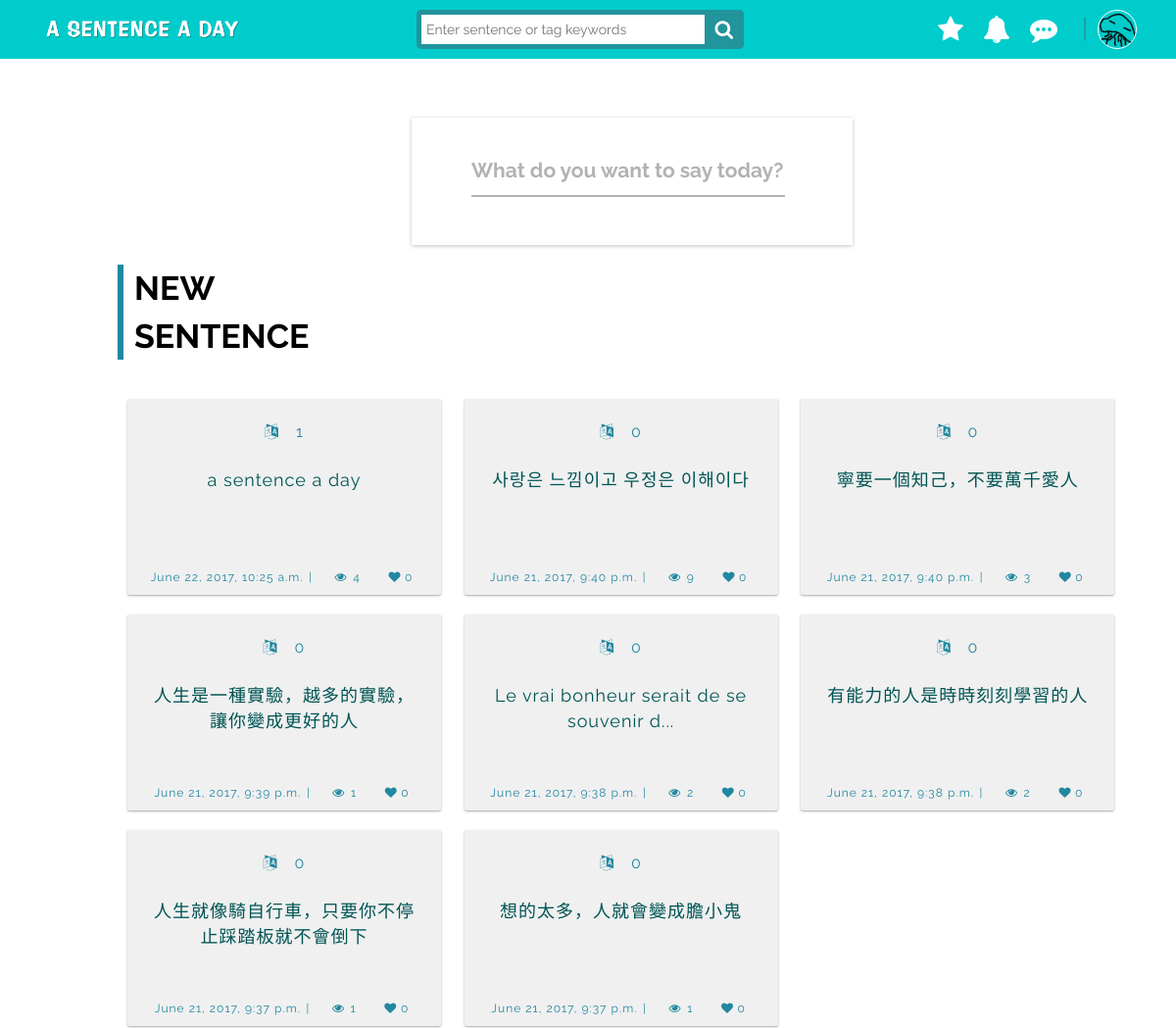
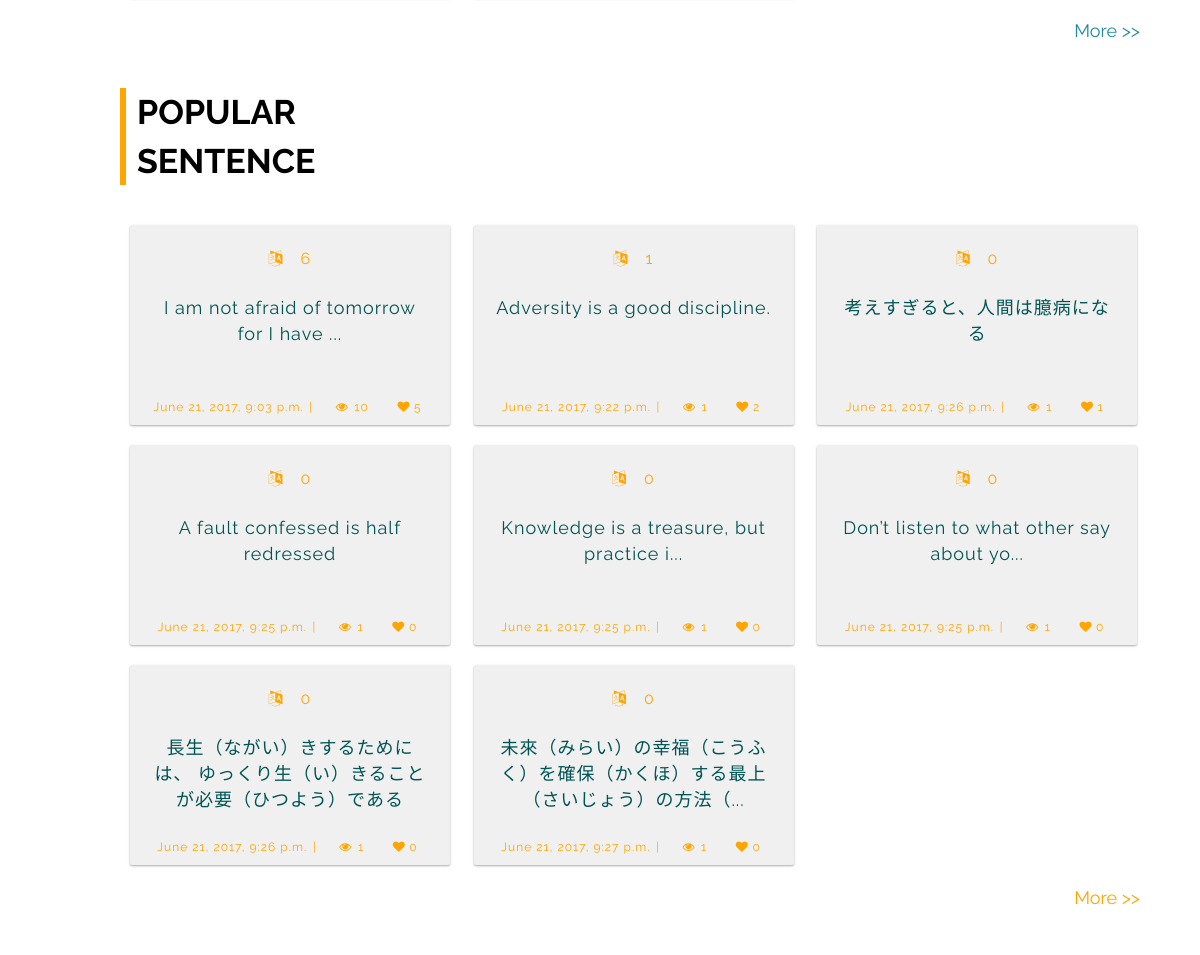
The app's page / (signed in) with its own data (2 pictures, top to bottom).
### sentence/models.py (models this page shows, shortened)
class User(models.Model):
	UID = models.AutoField(primary_key=True)
	UserName = models.CharField(max_length=50, null=False)
	Email = models.EmailField(max_length=254,unique = True)
	Password = models.CharField(max_length=50, null=False)
	SocialID = models.BigIntegerField(null=True,default=-1)
	UserIcon = models.ImageField(upload_to='static/media',default='/static/images/fish.png')
	NativeLanguage = models.ForeignKey('Language', on_delete=models.CASCADE)

class Sentence(models.Model):
	SID = models.AutoField(primary_key=True, null=False, unique=True)
	Date = models.DateTimeField(default=timezone.now, blank=True)
	Content = models.TextField()
	Sentence_tag = models.TextField(null=False, default='unknown')
	TopicID = models.ForeignKey('Topic',null=True,on_delete=models.CASCADE)
	UID = models.ForeignKey('User', on_delete=models.CASCADE)
	Likes = models.PositiveIntegerField(default=0)
	Views = models.PositiveIntegerField(default=0)
	Translation_count = models.PositiveIntegerField(default=0)

### sentence/views.py (the view)
# urls.py: url(r'^$', views.index,name="index"),
def index(request):
    sentencemodel_date_order = Sentence.objects.filter(Date__gt=datetime.datetime(2017, 1, 1, 0, 1)).order_by('-Date')[:8]
    sentencemodel_like_order = Sentence.objects.filter(Date__gt=datetime.datetime(2017, 1, 1, 0, 1)).order_by('-Likes')[:8]
    uid = request.session.get('UID')
    if User.objects.filter(UID = uid).exists():
        if request.session.get('UID'):
            uid = request.session.get('UID')
            usermodel = User.objects.get(UID=uid)
            allMessage = Message.objects.filter(RoomUID=uid)
            context = {'username': usermodel,'sentence_content': sentencemodel_like_order,
            'sentence_content_date': sentencemodel_date_order,'extend_index': 'sentence/background.html'
            ,'allMessage':allMessage}
            return render(request, "sentence/index.html",context)
        else:
            print('logout index')
            context = {'sentence_content': sentencemodel_like_order,'sentence_content_date': sentencemodel_date_order
            ,'extend_index': 'sentence/background.html'}
            return render(request, "sentence/index.html",context)
    else:
        context = {'sentence_content': sentencemodel_like_order,'sentence_content_date': sentencemodel_date_order
        ,'extend_index': 'sentence/background.html'}
        return render(request, "sentence/index.html",context)
    context = {'sentence_content': sentencemodel_like_order,'sentence_content_date': sentencemodel_date_order
        ,'extend_index': 'sentence/background.html'}
    return render(request, "sentence/index.html",context)

### sentence/templates/sentence/index.html (shortened to what this page needs)
{% extends 'sentence/background.html' %}
{% load staticfiles %}
{% load tz %}
{% block content1 %}
{% if username %}
<div class="inputfield-container">
    <section>
        <div class="row">
            <div class="col-md-12 fields" id="post-btn" data-toggle="modal">
                <label for="input">What do you want to say today?</label>
                <input id="input" type='text'></input>
            </div>
        </div>
    </section>
</div>
<div class="index-wrapper" style="position: absolute; margin-top: 150px;">
      <div class="index-title newtitle">
        <div class="index-title-word">New</div>
        <div class="index-title-word">Sentence</div>
      </div>
      <div class="index-content">
        <div class="postcard-container">
        {% for surl in sentence_content_date %}
            <a href="{% url 'sentence_url' sid=surl.SID%}">
                <div class="card card-1 new">
                  <div class="postcard-time new">
                    <span class="postcount translate"><i class="fa fa-language"></i>&emsp;{{ surl.Translation_count }}</span>
                  </div>
                  <div class="postcard-content new">{{surl.Content}}</div>
                  <div class="postcard-btn new">
                    <span class="posttime">{{surl.Date|timezone:"Asia/Taipei"}}</span>
                    <span>|</span>
                    <i class="fa fa-eye"></i> <span class="postcount eye">{{ surl.Views }}</span>
                    <a><button class="cardheart" data-post-id="{{ surl.SID }}"><i class="fa fa-heart"></i> <span class="postcount heart like_{{ surl.SID }}">{{ surl.Likes }}</span></button></a>
                  </div>
                </div>
            </a>
          {% endfor %}
        </div>
        <div class="morelink new">
            <a href="{% url 'search' ranktype='newSentence' %}">More >></a>
        </div>
      </div>
      <div class="index-title poputitle">
        <div class="index-title-word">Popular</div>
        <div class="index-title-word">Sentence</div>
      </div>
      <div class="index-content">
        <div class="postcard-container">
        {% for surl in sentence_content %}
            <a href="{% url 'sentence_url' sid=surl.SID%}">
                <div class="card card-1 popu">
                  <div class="postcard-time popu">
                    <span class="postcount translate"><i class="fa fa-language"></i>&emsp;{{ surl.Translation_count }}</span>
                  </div>
                  <div class="postcard-content popu">{{surl.Content}}</div>
                  <div class="postcard-btn popu">
                    <span class="posttime">{{surl.Date|timezone:"Asia/Taipei"}}</span>
                    <span>|</span>
                    <i class="fa fa-eye"></i> <span class="postcount eye">{{ surl.Views }}</span>
                    <a><button class="cardheart" data-post-id="{{ surl.SID }}"><i class="fa fa-heart"></i> <span class="postcount heart like_{{ surl.SID }}">{{ surl.Likes }}</span></button></a>
                  </div>
                </div>
            </a>
        {% endfor %}
        </div>
        <div class="morelink popu">
            <a href="{% url 'search' ranktype='popularSentence' %}">More >></a>
        </div>
      </div>
</div>
{% endif %}
{% endblock content1 %}

### sentence/templates/sentence/background.html (shortened to what this page needs)
{% load staticfiles %}
<!DOCTYPE html>
<html>
<head>
    <link rel="stylesheet" href="https://cdnjs.cloudflare.com/ajax/libs/normalize/5.0.0/normalize.min.css">
    <link rel="stylesheet" href="https://netdna.bootstrapcdn.com/bootstrap/3.3.7/css/bootstrap.min.css">
    <link rel="stylesheet" href="{% static 'icons-fonts/glyphicon-style.css' %}">
    <link href="https://file.myfontastic.com/aR4fpYP5juQuaFcCLbzkFZ/icons.css" rel="stylesheet">
    <link rel="stylesheet" href="https://maxcdn.bootstrapcdn.com/font-awesome/4.7.0/css/font-awesome.min.css">
    <link rel="stylesheet" href="{% static 'css/styles.css' %}">
    <link rel="stylesheet" href="{% static 'css/navbar.css' %}">
    <link rel="stylesheet" href="{% static 'css/textfield.css' %}">
    <link rel="stylesheet" href="{% static 'css/postcard.css' %}">
    <link rel="stylesheet" href="{% static 'css/sentence.css' %}">
    <link rel="stylesheet" href="{% static 'css/userMap.css' %}">
    <link rel="stylesheet" href="{% static 'css/userprofile.css' %}">
    <link href="{% static 'css/jqvmap.css' %}" media="screen" rel="stylesheet" type="text/css">
    <link rel="stylesheet" href="{% static 'css/sb-admin.css' %}">
    <link rel="stylesheet" href="{% static 'css/morris.css' %}">
    <link rel="stylesheet" href="https://code.jquery.com/ui/1.8.10/themes/smoothness/jquery-ui.css" type="text/css">
</head>
<body>
    <div class="header">
        <nav class="navbar-fixed-top" role="navigation">
            <div class="navbar header-1">
                <div class="container">
                    <div class="col-md-4 col-sm-6 col-xs-6">
                        <div class="header-logo">
                            <a href="/"> <img class="logo img-valign img-responsive" src="{% static 'images/logo2.png' %}"> </a>
                        </div>
                    </div>
                    <div class="col-md-5 col-sm-6 col-xs-6">
                        <form class="search">
                            <input class="searchTerm" placeholder="Enter sentence or tag keywords" />
                        </form>
                    </div>
                    <div class="col-md-3 col-sm-6 col-xs-6 header-mobile-sm">
                        {% if not username %}
                        <div class="header-sm">
                            <span class="before-login">
                                <button type="button" class="btn1 btn-default navbar-btn" id="login-btn" data-toggle="modal">Log In</button>
                            </span>
                            <span class="before-login">
                                <button type="button" class="btn1 btn-default navbar-btn" id="signup-btn" data-toggle="modal">Sign Up</button>
                            </span>
                        </div>
                            <div class="modal fade" id="login-modal" role="dialog">
                                <div class="modal-dialog">
                                    <div id="login-box">
                                        <div class="top" style="padding: 15px;">
                                            <button type="button" class="close" data-dismiss="modal" style="outline: 0;"><i class="fa fa-times"></i></button>
                                        </div>
                                        <div class="left">
                                            <h1>Welcome back!</h1>
                                            <form method = "POST" action = "/login/">
                                              {% csrf_token %}
                                              {{ form.as_p }}
                                                <input type="text" name="email" placeholder="E-mail" required>
                                                <input type="password" name="password" placeholder="Password" required>
                                                {% if wrongMessage %}
                                                <div class="errormsg"><h6>{{wrongMessage}}</h6></div>
                                                {% endif %}
                                                <input type="submit" class="loginButton" name="login_submit" value="Log in">
                                            </form>
                                        </div>
                                        <div class="login-right">
                                            <button  class="social-signin facebook facebook-login-btn">Log in with facebook</button>
                                            <button class="social-signin google" id="customBtn-login">Log in with Google</button>
                                        </div>
                                        <div class="login-or">OR</div>
                                        <div class="mobile-login-right">
                                            <span><a href="" class="sm sm-anim1 sm-facebook icon-ao-facebook" target="_blank"></a></span>
                                            <span><a href="" class="sm sm-anim1 sm-googleplus icon-ao-google" target="_blank"></a></span>
                                        </div>
                                    </div>
                                </div>
                            </div>
                            <div class="modal fade" id="signup-modal" role="dialog">
                                <div class="modal-dialog">
                                    <div id="signup-box">
                                        <div class="top" style="padding: 15px;">
                                            <button type="button" class="close" data-dismiss="modal" style="outline: 0;"><i class="fa fa-times"></i></button>
                                        </div>
                                        <div class="left">
                                            <h1>Create an account</h1>
                                            <form name="signupform" method="POST" action="/login/">
                                                {% csrf_token %}
                                                {{ form.as_p }}
                                                <input type="text" name="name" placeholder="Username" required>
                                                <input type="text" name="email" placeholder="E-mail" required>
                                                <input type="password" name="password" placeholder="Password" required>
                                                <input type="password" name="password" placeholder="Retype password" required>
                                                <input type="submit" class="signupBtn" name="signup_submit" value="Sign me up" />
                                            </form>
                                        </div>
                                        <div class="signup-right">
                                            <button class="signupBtn social-signin facebook facebook-login-btn">Sign up with facebook</button>
                                            <button class="signupBtn social-signin google" id="customBtn-signup">Sign up with Google</button>
                                        </div>
                                        <div class="signup-or">OR</div>
                                        <div class="mobile-signup-right">
                                            <span><a href="" class="sm sm-anim1 sm-facebook icon-ao-facebook" target="_blank"></a></span>
                                            <span><a href="" class="sm sm-anim1 sm-googleplus icon-ao-google" target="_blank"></a></span>
                                        </div>
                                    </div>
                                </div>
                            </div>
                        {% else %}
                        <div class="header-sm favorite">
                            <span class="after-login">
                                  <a href="/user/collection" class="dropdown-toggle" role="button" aria-expanded="false">
                                    <i class="fa fa-star" style="font-size: 28px; color:#fff;"></i>
                                  </a>
                            </span>
                        </div>
                        <div class="header-sm notification">
                            <span class="after-login">
                                  <a href="#" class="dropdown-toggle" data-toggle="dropdown" role="button" aria-expanded="false">
                                    <i class="fa fa-bell" style="font-size: 28px; color:#fff;"></i>
                                  </a>
                            </span>
                        </div>
                        <div class="header-sm messageboard">
                            <span class="after-login">
                                  <a href="" class="dropdown-toggle" id="user-messageboard" data-toggle="dropdown" role="button" aria-expanded="false">
                                    <i class="fa fa-commenting" style="font-size: 28px; color:#fff;"></i>
                                  </a>
                            </span>
                        </div>
                        <span style="color:#22949b; font-size: 26px;">&ensp;|</span>
                        <div class="header-sm user">
                            <span class="after-login">
                                  <a href="#" class="dropdown-toggle" data-toggle="dropdown" role="button" aria-expanded="false">
                                  {% if username %}
                                    {% if username.SocialID == -1 %}
                                    <img src="{{ username.UserIcon.url }}" height="40" width="40" id="user-pic">
                                    {% else %}
                                    <img src="{{ username.UserIcon }}" height="40" width="40" id="user-pic">
                                    {% endif%}
                                  {% else %}
                                    <i class="fa fa-user-circle" style="font-size: 30px; color:#FFF" id="user-pic"></i>
                                  {% endif %}
                                  </a>
                            </span>
                        </div>
                        {% endif %}
                    </div>
                </div>
            </div>
        </nav>
    </div>
    <div class="message" style="display: block;">
    </div>
    <div class="body"> {% block content1 %} {% endblock content1 %} </div>
</body>
</html>

### records on screen
User: UserIcon (picture)
Sentence: Translation_count "1", Content "a sentence a day", Date "June 22, 2017, 10:25 a.m.", Views "4", Likes "0"
Sentence: Translation_count "0", Content "사랑은 느낌이고 우정은 이해이다", Date "June 21, 2017, 9:40 p.m.", Views "9", Likes "0"
Sentence: Translation_count "0", Content "寧要一個知己，不要萬千愛人", Date "June 21, 2017, 9:40 p.m.", Views "3", Likes "0"
Sentence: Translation_count "0", Content "人生是一種實驗，越多的實驗，讓你變成更好的人", Date "June 21, 2017, 9:39 p.m.", Views "1", Likes "0"
Sentence: Translation_count "0", Date "June 21, 2017, 9:38 p.m.", Views "2", Likes "0"
Sentence: Translation_count "0", Content "有能力的人是時時刻刻學習的人", Date "June 21, 2017, 9:38 p.m.", Views "2", Likes "0"
Sentence: Translation_count "0", Content "人生就像騎自行車，只要你不停止踩踏板就不會倒下", Date "June 21, 2017, 9:37 p.m.", Views "1", Likes "0"
Sentence: Translation_count "0", Content "想的太多，人就會變成膽小鬼", Date "June 21, 2017, 9:37 p.m.", Views "1", Likes "0"
Sentence: Translation_count "6", Date "June 21, 2017, 9:03 p.m.", Views "10", Likes "5"
Sentence: Translation_count "1", Content "Adversity is a good discipline.", Date "June 21, 2017, 9:22 p.m.", Views "1", Likes "2"
Sentence: Translation_count "0", Content "考えすぎると、人間は臆病になる", Date "June 21, 2017, 9:26 p.m.", Views "1", Likes "1"
Sentence: Translation_count "0", Content "A fault confessed is half redressed", Date "June 21, 2017, 9:25 p.m.", Views "1", Likes "0"
Sentence: Translation_count "0", Date "June 21, 2017, 9:25 p.m.", Views "1", Likes "0"
Sentence: Translation_count "0", Date "June 21, 2017, 9:25 p.m.", Views "1", Likes "0"
Sentence: Translation_count "0", Content "長生（ながい）きするためには、 ゆっくり生（い）きることが必要（ひつよう）である", Date "June 21, 2017, 9:26 p.m.", Views "1", Likes "0"
Sentence: Translation_count "0", Date "June 21, 2017, 9:27 p.m.", Views "1", Likes "0"
